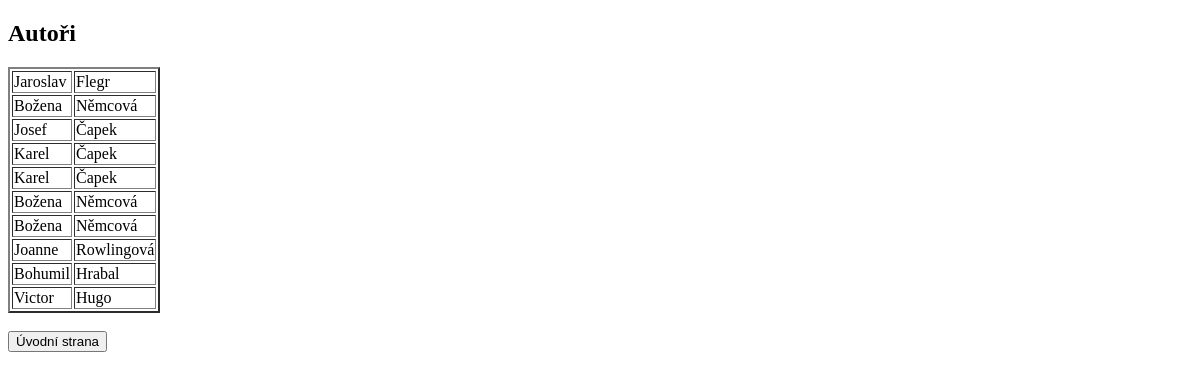
/Final_project/PHP/authors.php, run on the app's committed database.
### tables this page shows
CREATE TABLE IF NOT EXISTS `autor` (
  `idautor` INT UNSIGNED NOT NULL AUTO_INCREMENT,
  `jmeno` VARCHAR(40) NULL,
  `prijmeni` VARCHAR(45) NULL,
  `dilo` VARCHAR(50) NULL,
  PRIMARY KEY (`idautor`));

### Final_project/PHP/authors.php (the view, shortened to what this page needs)
<?php
$connection = mysqli_connect("localhost", "root", "", "autor");
mysqli_set_charset($connection, "utf8mb4");
$query = "SELECT * FROM autor";
$result = mysqli_query($connection, $query);
?>
<!DOCTYPE html>
<html lang="cs">
<head>
  <link href="CSS/style.css" rel="stylesheet" type="text/css" />
</head>
<body>
  <?php
  echo ('<h2>Autoři</h2><table border="2">');
  foreach ($result as $u) {
    echo ('</td><td>' . htmlspecialchars($u['jmeno']));
    echo ('</td><td>' . htmlspecialchars($u['prijmeni']));
    echo ('</td></tr>');
  }
  echo ('</table>');
  ?>
  <br><input type=button onclick="history.back()" value="Úvodní strana">
</body>

### data on the page
autor: jmeno "Jaroslav", prijmeni "Flegr"
autor: jmeno "Božena", prijmeni "Němcová"
autor: jmeno "Josef", prijmeni "Čapek"
autor: jmeno "Karel", prijmeni "Čapek"
autor: jmeno "Karel", prijmeni "Čapek"
autor: jmeno "Božena", prijmeni "Němcová"
autor: jmeno "Božena", prijmeni "Němcová"
autor: jmeno "Joanne", prijmeni "Rowlingová"
autor: jmeno "Bohumil", prijmeni "Hrabal"
autor: jmeno "Victor", prijmeni "Hugo"
